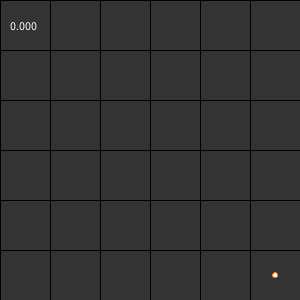
Frame 1 (no input)
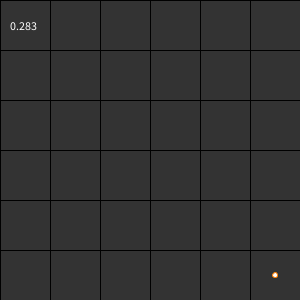
Frame 60 (the mouse pressed at the canvas centre just before this capture)
Frame 120 (the mouse held since frame 60 and released just before this capture): identical to frame 60, image omitted

The Processing sketch that drew these frames (run headless with seeded random() and noise(); from frame 60 on, the mouse is pressed at the canvas centre):

// Processing sketch: agents_and_things
// ── agents_and_things.pde
import java.util.PriorityQueue;
import java.util.concurrent.BlockingQueue;
import java.util.concurrent.LinkedBlockingQueue;
final int W_WIDTH = 300;
final int W_HEIGHT = 300;
final int TS = 50;
final int TA = W_WIDTH / TS;
final int TD = W_HEIGHT / TS;
Tile[][] tiles;

long time_now = 0;
long time_last = 0;
long time_delta = 0;
float deltaTime = 0;
float displayDeltaTime = 0;
float displayDeltaTimeTimer = 0;
long time_accum = 0;

void settings() {
  size(W_WIDTH, W_HEIGHT);
}
Agent agent;

void setup() {

  tiles = new Tile[TA][TD];
  for (int x = 0; x< TA; x += 1) {
    for (int y = 0; y< TD; y += 1) {
      Tile t = new Tile(x, y);
      tiles[x][y] = t;
    }
  }
  agent = new Agent(5, 5);
  //for (int i =0; i < 50; i += 1) {

  //  agent.instructions.add("MOVE " + floor(random(TA)) + " " + floor(random(TD)));

  //  agent.instructions.add("WAIT 100");
  //}
  time_now = System.nanoTime() / (long)1e6;
  time_last = time_now;
}


void draw() {
  background(0);
  time_now = System.nanoTime() / (long)1e6;
  time_delta = time_now - time_last;
  time_last = time_now;
  time_accum += time_delta;
  deltaTime = (((float)time_delta) * ((1.0 / 60.0)));

  background(0);
  for (Tile[] ta : tiles) {
    for (Tile t : ta) {
      t.draw();
    }
  }
  agent.update();
  agent.draw();
  fill(255);
  text(myText, 0, 0, width, height);
  displayDeltaTimeTimer += deltaTime;
  if (displayDeltaTimeTimer >= 1) {
    
    displayDeltaTimeTimer -= 1;
    
    displayDeltaTime = deltaTime;
    println(displayDeltaTime + " " + time_accum + " " + frameRate);
    time_accum = 0;
  }
  text(nfc(displayDeltaTime,3), 10,30);
  //text(time_delta, 10, 10);
}
String myText = "";

 

 
void keyPressed() {
  if (keyCode == ENTER) {
    if (myText.length() > 0) {
      agent.instructions.add(myText.toUpperCase());
      myText = "";
    }
  } else if (keyCode == BACKSPACE) {
    if (myText.length() > 0) {
      myText = myText.substring(0, myText.length()-1);
    }
  } else if (keyCode == DELETE) {
    myText = "";
  } else if (keyCode != SHIFT && keyCode != CONTROL && keyCode != ALT) {
    myText = myText + key;
  }
}

// ── Agent.pde
class Agent {
  BlockingQueue<String> instructions = new LinkedBlockingQueue<String>();
  String current = null;
  String currentAction = null;

  int timer = 0;
  boolean acting = false;
  PVector pos;
  PVector target;
  float speed = 4;

  Agent(int x, int y) {
    Tile t = getTile(x, y);
    this.pos = new PVector(t.cx, t.cy);
    target = new PVector(0, 0);
  }

  void complete() {
    println("complete");
    current = null;
    acting = false;
  }
  void update() {
    if (current == null) {
      current = instructions.poll();
    } else {
      if (!acting) {
        parseInstruction();
      } else {
        switch(currentAction) {
        case "WAIT":
          timer -= time_delta;
          if (timer <= 0) {
            complete();
          }
          break;
        case "MOVE": 
          PVector p = PVector.sub(target, pos);
          if (p.mag() <= speed) {
            Tile t = getTileFromWorld(pos.x, pos.y);
            pos.set(t.cx, t.cy);
            complete();
          } else {
            p.normalize();
            p.mult(speed * deltaTime);
            pos.add(p);
          }
        }
      }
    }
  }

  void draw() {
    stroke(255, 128, 0);
    fill(255);
    ellipse(pos.x, pos.y, 5, 5);
  }

  void parseInstruction() {
    String[] currentAr = current.split(" ");
    currentAction = currentAr[0];
    println(currentAr.length);
    switch(currentAction) {
    case "MOVE":
      if (currentAr.length == 3) {
        int x = Integer.valueOf(currentAr[1]);
        int y = Integer.valueOf(currentAr[2]);
        Tile t = getTile(x, y);
        target.set(t.cx, t.cy);
        acting = true;
        println("MOVING TO " + x + "," + y);
      } else {
        println("\"" + current + "\" is invalid");
        current = null;
        currentAction = null;
      }
      break;
    case "WAIT":
      acting = true;
      timer = Integer.valueOf(currentAr[1]);
      println("WAITING FOR " + timer);
      break;
    default:
      acting = false;
      current = null;
      currentAction = null;
      println("INVALID INPUT");
    }
  }
}

// ── Tile.pde
class Tile {
  final int x, y;
  final float wx, wy;
  final float cx, cy;
  
  Tile(int x, int y){
    this.x = x;
    this.y = y;
    this.wx = x * TS;
    this.wy = y * TS;
    this.cx = wx + (TS/2);
    this.cy = wy + (TS/2);
  }
  
  void draw() {
    stroke(0);
    fill(51);
    rect(wx,wy,TS,TS);
  }
}


Tile getTileFromWorld(float x, float y) {
  int ix = floor(x / (float)TS);
  int iy = floor(y / (float)TS);
  return getTile(ix, iy);
}
Tile getTile(int x, int y) {
  if (OOB(x,y)) {
    return null;
  } else {
    return tiles[x][y];
  }
}

boolean OOB(int x, int y) {
  return (x < 0 || x > TA-1 || y < 0 || y > TD - 1);
}
